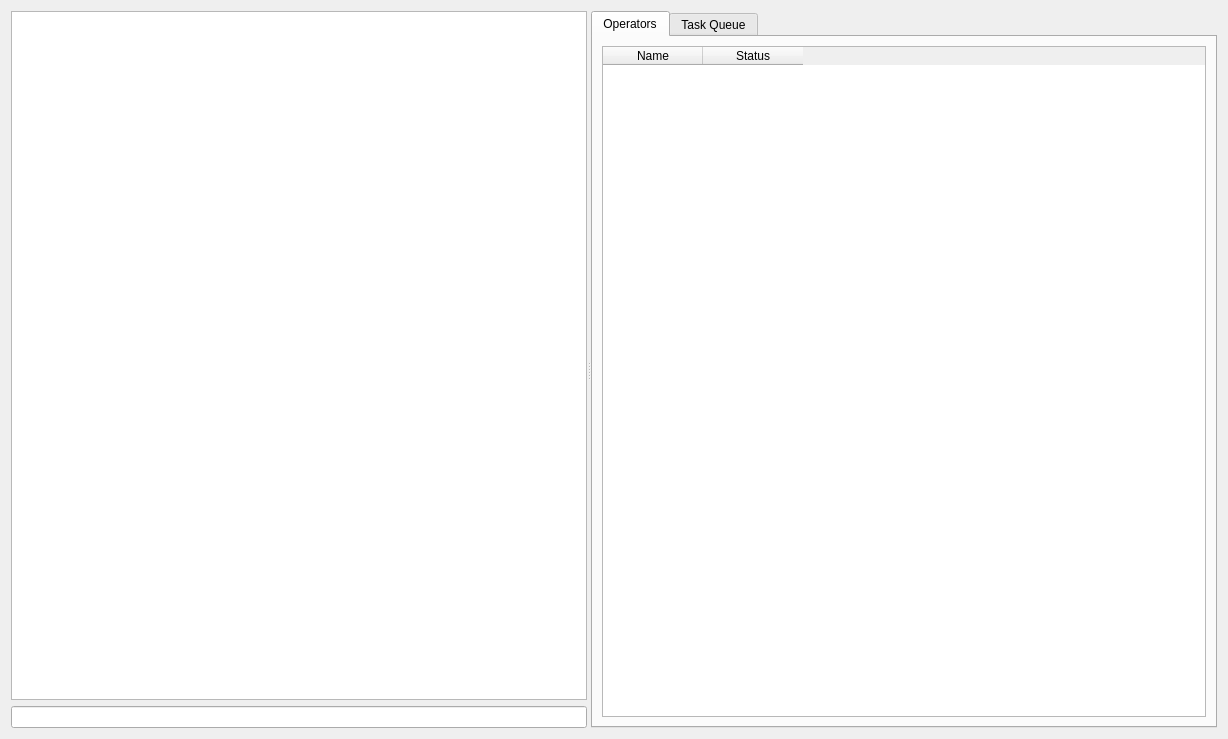
<?xml version="1.0" encoding="UTF-8"?>
<ui version="4.0">
 <class>Form</class>
 <widget class="QWidget" name="Form">
  <property name="geometry">
   <rect>
    <x>0</x>
    <y>0</y>
    <width>1228</width>
    <height>739</height>
   </rect>
  </property>
  <property name="windowTitle">
   <string>Form</string>
  </property>
  <layout class="QGridLayout" name="gridLayout_2">
   <item row="0" column="0">
    <widget class="QSplitter" name="splitter">
     <property name="orientation">
      <enum>Qt::Horizontal</enum>
     </property>
     <widget class="QWidget" name="TeamserverChat" native="true">
      <layout class="QGridLayout" name="gridLayout">
       <item row="0" column="0">
        <widget class="QTextEdit" name="ChatText">
         <property name="readOnly">
          <bool>true</bool>
         </property>
        </widget>
       </item>
       <item row="1" column="0">
        <widget class="QLineEdit" name="ChatInput"/>
       </item>
      </layout>
     </widget>
     <widget class="QTabWidget" name="OverViewTabs">
      <property name="currentIndex">
       <number>0</number>
      </property>
      <widget class="QWidget" name="Operators">
       <attribute name="title">
        <string>Operators</string>
       </attribute>
       <layout class="QGridLayout" name="gridLayout_3">
        <item row="0" column="0">
         <widget class="QTableWidget" name="tableWidget">
          <attribute name="horizontalHeaderStretchLastSection">
           <bool>false</bool>
          </attribute>
          <attribute name="verticalHeaderCascadingSectionResizes">
           <bool>false</bool>
          </attribute>
          <attribute name="verticalHeaderStretchLastSection">
           <bool>false</bool>
          </attribute>
          <column>
           <property name="text">
            <string>Name</string>
           </property>
          </column>
          <column>
           <property name="text">
            <string>Status</string>
           </property>
          </column>
         </widget>
        </item>
       </layout>
      </widget>
      <widget class="QWidget" name="tab">
       <attribute name="title">
        <string>Task Queue</string>
       </attribute>
       <layout class="QGridLayout" name="gridLayout_4">
        <item row="1" column="0" colspan="3">
         <widget class="QTableWidget" name="tableWidget_2"/>
        </item>
        <item row="0" column="0">
         <widget class="QComboBox" name="comboBox"/>
        </item>
       </layout>
      </widget>
     </widget>
    </widget>
   </item>
  </layout>
 </widget>
 <resources/>
 <connections/>
</ui>
